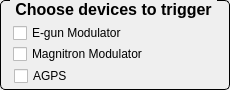
   <widget class="QGroupBox" name="devicesToTriggerGroupBox">
    <property name="geometry">
     <rect>
      <x>20</x>
      <y>110</y>
      <width>230</width>
      <height>90</height>
     </rect>
    </property>
    <property name="font">
     <font>
      <pointsize>12</pointsize>
      <weight>75</weight>
      <bold>true</bold>
     </font>
    </property>
    <property name="styleSheet">
     <string notr="true">QGroupBox {
     border: 1px solid black;
     border-radius: 5px;
     margin-top: 0.5em;
 }
 
 QGroupBox::title {
     subcontrol-origin: margin;
     left: 10px;
     padding: 0 3px 0 3px;
 }</string>
    </property>
    <property name="title">
     <string>Choose devices to trigger</string>
    </property>
    <widget class="QECheckBox" name="eGunModCheckBox">
     <property name="geometry">
      <rect>
       <x>13</x>
       <y>20</y>
       <width>150</width>
       <height>26</height>
      </rect>
     </property>
     <property name="text">
      <string>E-gun Modulator</string>
     </property>
     <property name="variable" stdset="0">
      <string>TRIGGER:MAINTENANCE:GUNMOD</string>
     </property>
    </widget>
    <widget class="QECheckBox" name="MagModCheckBox">
     <property name="geometry">
      <rect>
       <x>13</x>
       <y>41</y>
       <width>170</width>
       <height>26</height>
      </rect>
     </property>
     <property name="text">
      <string>Magnitron Modulator</string>
     </property>
     <property name="variable" stdset="0">
      <string>TRIGGER:MAINTENANCE:MAGMOD</string>
     </property>
    </widget>
    <widget class="QECheckBox" name="AGPSCheckBox">
     <property name="geometry">
      <rect>
       <x>14</x>
       <y>63</y>
       <width>111</width>
       <height>26</height>
      </rect>
     </property>
     <property name="text">
      <string>AGPS</string>
     </property>
     <property name="variable" stdset="0">
      <string>TRIGGER:MAINTENANCE:AGPS</string>
     </property>
    </widget>
   </widget>
